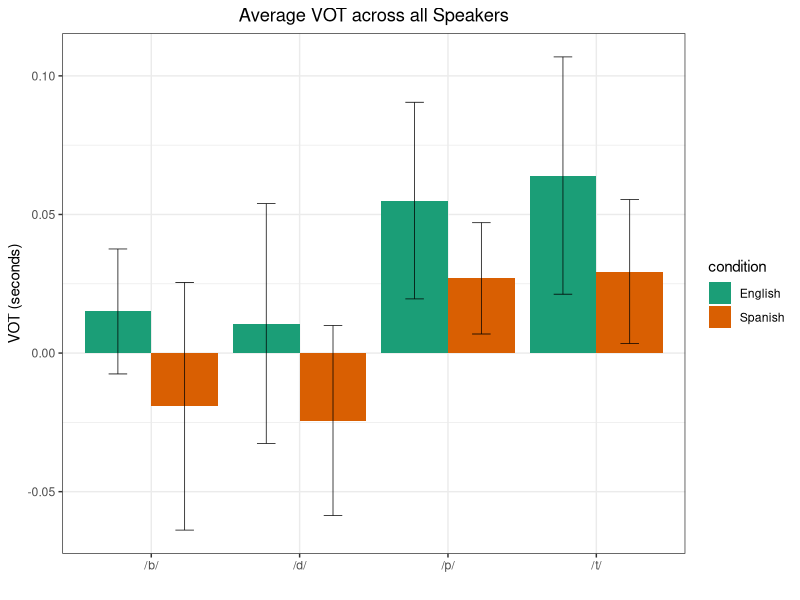
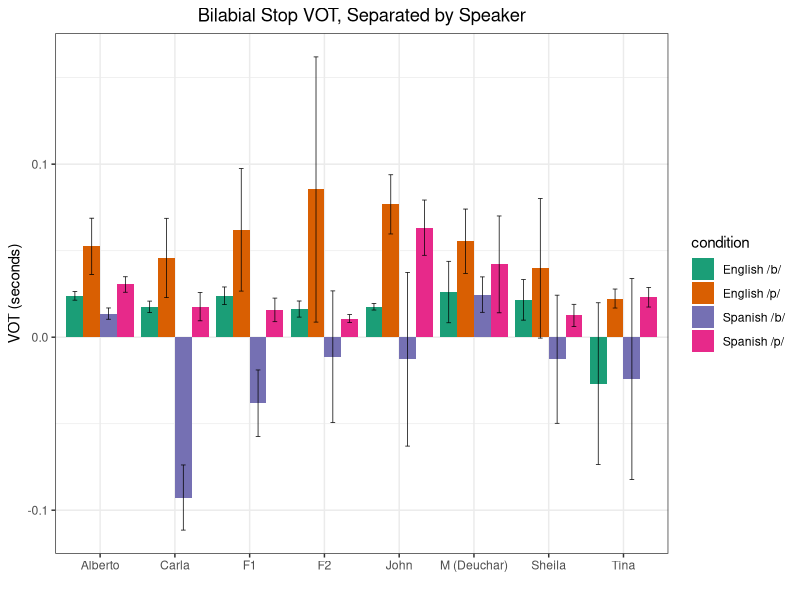
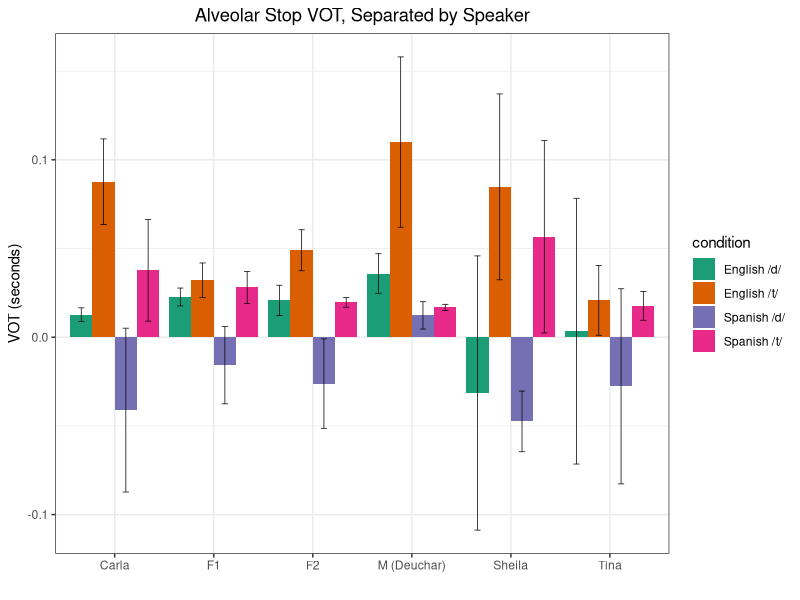

Write the R code that produced these figures, in order.
################################################################
# Written by Sarah Brodgen Payne, December 2020. 
# Parses the cleaned VOT input to create bar charts using GGplot 
# and run t-tests outlined in the writeup
################################################################


library(dplyr)
library(ggplot2)

#Read in the data from the CSV files 
english <- read.csv("cleaned_eng.csv")
spanish <- read.csv("cleaned_spa.csv")

#bilabial stops
english_b <-english %>% filter(Consonant == 'b')
english_p <-english %>% filter(Consonant == 'p')
spanish_b <- spanish  %>% filter(Consonant == 'b')
spanish_p <- spanish %>% filter(Consonant == 'p')

#alveolar stops
english_d <-english %>% filter(Consonant == 'd')
english_t <-english %>% filter(Consonant == 't')
spanish_d <- spanish  %>% filter(Consonant == 'd')
spanish_t <- spanish %>% filter(Consonant == 't')

#overall plot 
specie <- c(rep("/d/", 2), rep("/t/", 2), rep("/b/", 2), rep("/p/", 2))
condition <- rep(c("Spanish" , "English") , 4)
value <- c(mean(spanish_d$VOT), mean(english_d$VOT), mean(spanish_t$VOT),mean(english_t$VOT),  mean(spanish_b$VOT),mean(english_b$VOT),  mean(spanish_p$VOT),  mean(english_p$VOT))
sd <- c(sd(spanish_d$VOT), sd(english_d$VOT), sd(spanish_t$VOT), sd(english_t$VOT),  sd(spanish_b$VOT),sd(english_b$VOT),  sd(spanish_p$VOT),  sd(english_p$VOT))
data <- data.frame(specie,condition,value)
theme_set(theme_bw())
ggplot(data, aes(fill=condition, y=value, x=specie)) + 
  geom_bar(position="dodge", stat="identity") + xlab("") + scale_fill_brewer(palette="Dark2")+ ylab("VOT (seconds)") +  ggtitle("Average VOT across all Speakers") +geom_errorbar(aes(ymin=value-sd, ymax=value+sd), size=0.25, width=0.25, position=position_dodge(.9))+theme( plot.title = element_text(hjust = 0.5))

#now it's time for some t-tests
t.test(spanish_b$VOT, english_b$VOT, paired=FALSE, conf.level = 0.95)
t.test(spanish_p$VOT, english_p$VOT, paired=FALSE, conf.level = 0.95)
t.test(spanish_d$VOT, english_d$VOT, paired=FALSE, conf.level = 0.95)
t.test(spanish_t$VOT, english_t$VOT, paired=FALSE, conf.level = 0.95)


#bilabial stops for each speaker 
f1_eng_b <- english_b %>% filter(Speaker == 'ferfulice_1')
f1_eng_p <- english_p %>% filter(Speaker == 'ferfulice_1')
f2_eng_b <- english_b %>% filter(Speaker == 'ferfulice_2')
f2_eng_p <- english_p %>% filter(Speaker == 'ferfulice_2')
deuchar_eng_b <- english_b %>% filter(Speaker == 'deuchar')
deuchar_eng_p <- english_p %>% filter(Speaker == 'deuchar')
alberto_eng_b <- english_b %>% filter(Speaker == 'perez_alberto')
alberto_eng_p <- english_p %>% filter(Speaker == 'perez_alberto')
carla_eng_b <- english_b %>% filter(Speaker == 'perez_carla')
carla_eng_p <- english_p %>% filter(Speaker == 'perez_carla')
john_eng_b <- english_b %>% filter(Speaker == 'perez_john')
john_eng_p <- english_p %>% filter(Speaker == 'perez_john')
shiela_eng_b <- english_b %>% filter(Speaker == 'perez_shiela')
shiela_eng_p <- english_p %>% filter(Speaker == 'perez_shiela')
tina_eng_b <- english_b %>% filter(Speaker == 'perez_tina')
tina_eng_p <- english_p %>% filter(Speaker == 'perez_tina')

f1_spa_b <- spanish_b %>% filter(Speaker == 'ferfulice_1')
f1_spa_p <- spanish_p %>% filter(Speaker == 'ferfulice_1')
f2_spa_b <- spanish_b %>% filter(Speaker == 'ferfulice_2')
f2_spa_p <- spanish_p  %>% filter(Speaker == 'ferfulice_2')
deuchar_spa_b <- spanish_b %>% filter(Speaker == 'deuchar')
deuchar_spa_p <- spanish_p %>% filter(Speaker == 'deuchar')
alberto_spa_b <- spanish_b %>% filter(Speaker == 'perez_alberto')
alberto_spa_p <- spanish_p %>% filter(Speaker == 'perez_alberto')
carla_spa_b <- spanish_b %>% filter(Speaker == 'perez_carla')
carla_spa_p <- spanish_p %>% filter(Speaker == 'perez_carla')
john_spa_b <- spanish_b %>% filter(Speaker == 'perez_john')
john_spa_p <- spanish_p  %>% filter(Speaker == 'perez_john')
shiela_spa_b <- spanish_b %>% filter(Speaker == 'perez_shiela')
shiela_spa_p <- spanish_p  %>% filter(Speaker == 'perez_shiela')
tina_spa_b <- spanish_b %>% filter(Speaker == 'perez_tina')
tina_spa_p <- spanish_p  %>% filter(Speaker == 'perez_tina')

specie <- c(rep("F1", 4), rep("F2", 4), rep("M (Deuchar)", 4), rep("Alberto", 4), rep("Carla", 4), rep("John", 4),  rep("Sheila", 4),  rep("Tina", 4))
condition <- rep(c("English /b/", "English /p/", "Spanish /b/", "Spanish /p/") , 8)
value <- c(mean(f1_eng_b$VOT), mean(f1_eng_p$VOT), mean(f1_spa_b$VOT), mean(f1_spa_p$VOT),mean(f2_eng_b$VOT), mean(f2_eng_p$VOT), mean(f2_spa_b$VOT), mean(f2_spa_p$VOT), mean(deuchar_eng_b$VOT), mean(deuchar_eng_p$VOT), mean(deuchar_spa_b$VOT), mean(deuchar_spa_p$VOT),  mean(alberto_eng_b$VOT), mean(alberto_eng_p$VOT), mean(alberto_spa_b$VOT), mean(alberto_spa_p$VOT),  mean(carla_eng_b$VOT), mean(carla_eng_p$VOT), mean(carla_spa_b$VOT), mean(carla_spa_p$VOT),  mean(john_eng_b$VOT), mean(john_eng_p$VOT), mean(john_spa_b$VOT), mean(john_spa_p$VOT),  mean(shiela_eng_b$VOT), mean(shiela_eng_p$VOT), mean(shiela_spa_b$VOT), mean(shiela_spa_p$VOT), mean(tina_eng_b$VOT), mean(tina_eng_p$VOT), mean(tina_spa_b$VOT), mean(tina_spa_p$VOT))
sd <- c(sd(f1_eng_b$VOT), sd(f1_eng_p$VOT), sd(f1_spa_b$VOT), sd(f1_spa_p$VOT), sd(f2_eng_b$VOT), sd(f2_eng_p$VOT), sd(f2_spa_b$VOT), sd(f2_spa_p$VOT), sd(deuchar_eng_b$VOT), sd(deuchar_eng_p$VOT), sd(deuchar_spa_b$VOT), sd(deuchar_spa_p$VOT),  sd(alberto_eng_b$VOT), sd(alberto_eng_p$VOT), sd(alberto_spa_b$VOT), sd(alberto_spa_p$VOT), sd(carla_eng_b$VOT), sd(carla_eng_p$VOT), sd(carla_spa_b$VOT), sd(carla_spa_p$VOT), sd(john_eng_b$VOT), sd(john_eng_p$VOT), sd(john_spa_b$VOT), sd(john_spa_p$VOT),  sd(shiela_eng_b$VOT), sd(shiela_eng_p$VOT), sd(shiela_spa_b$VOT), sd(shiela_spa_p$VOT),sd(tina_eng_b$VOT), sd(tina_eng_p$VOT), sd(tina_spa_b$VOT),sd(tina_spa_p$VOT))
data <- data.frame(specie,condition,value)
theme_set(theme_bw())
ggplot(data, aes(fill=condition, y=value, x=specie)) + 
  geom_bar(position="dodge", stat="identity") + xlab("") + scale_fill_brewer(palette="Dark2")+ ylab("VOT (seconds)") +  ggtitle("Bilabial Stop VOT, Separated by Speaker") +geom_errorbar(aes(ymin=value-sd, ymax=value+sd), size=0.25, width=0.25, position=position_dodge(.9))+theme( plot.title = element_text(hjust = 0.5))



#alveolar stops for each speaker 
f1_eng_d <- english_d %>% filter(Speaker == 'ferfulice_1')
f1_eng_t <- english_t %>% filter(Speaker == 'ferfulice_1')
f2_eng_d <- english_d %>% filter(Speaker == 'ferfulice_2')
f2_eng_t <- english_t %>% filter(Speaker == 'ferfulice_2')
deuchar_eng_d <- english_d %>% filter(Speaker == 'deuchar')
deuchar_eng_t <- english_t %>% filter(Speaker == 'deuchar')
carla_eng_d <- english_d %>% filter(Speaker == 'perez_carla')
carla_eng_t <- english_t %>% filter(Speaker == 'perez_carla')
shiela_eng_d <- english_d %>% filter(Speaker == 'perez_shiela')
shiela_eng_t <- english_t %>% filter(Speaker == 'perez_shiela')
tina_eng_d <- english_d %>% filter(Speaker == 'perez_tina')
tina_eng_t <- english_t %>% filter(Speaker == 'perez_tina')

f1_spa_d <- spanish_d %>% filter(Speaker == 'ferfulice_1')
f1_spa_t <- spanish_t %>% filter(Speaker == 'ferfulice_1')
f2_spa_d <- spanish_d %>% filter(Speaker == 'ferfulice_2')
f2_spa_t <- spanish_t  %>% filter(Speaker == 'ferfulice_2')
deuchar_spa_d <- spanish_d %>% filter(Speaker == 'deuchar')
deuchar_spa_t <- spanish_t %>% filter(Speaker == 'deuchar')
carla_spa_d <- spanish_d %>% filter(Speaker == 'perez_carla')
carla_spa_t <- spanish_t %>% filter(Speaker == 'perez_carla')
shiela_spa_d <- spanish_d %>% filter(Speaker == 'perez_shiela')
shiela_spa_t <- spanish_t  %>% filter(Speaker == 'perez_shiela')
tina_spa_d <- spanish_d %>% filter(Speaker == 'perez_tina')
tina_spa_t <- spanish_t  %>% filter(Speaker == 'perez_tina')

specie <- c(rep("F1", 4), rep("F2", 4), rep("M (Deuchar)", 4), rep("Carla", 4),  rep("Sheila", 4),  rep("Tina", 4))
condition <- rep(c("English /d/", "English /t/", "Spanish /d/", "Spanish /t/") , 6)
value <- c(mean(f1_eng_d$VOT), mean(f1_eng_t$VOT), mean(f1_spa_d$VOT), mean(f1_spa_t$VOT),mean(f2_eng_d$VOT), mean(f2_eng_t$VOT), mean(f2_spa_d$VOT), mean(f2_spa_t$VOT), mean(deuchar_eng_d$VOT), mean(deuchar_eng_t$VOT), mean(deuchar_spa_d$VOT), mean(deuchar_spa_t$VOT), mean(carla_eng_d$VOT), mean(carla_eng_t$VOT), mean(carla_spa_d$VOT), mean(carla_spa_t$VOT), mean(shiela_eng_d$VOT), mean(shiela_eng_t$VOT), mean(shiela_spa_d$VOT), mean(shiela_spa_t$VOT), mean(tina_eng_d$VOT), mean(tina_eng_t$VOT), mean(tina_spa_d$VOT), mean(tina_spa_t$VOT))
sd <- c(sd(f1_eng_d$VOT), sd(f1_eng_t$VOT), sd(f1_spa_d$VOT), sd(f1_spa_t$VOT), sd(f2_eng_d$VOT), sd(f2_eng_t$VOT), sd(f2_spa_d$VOT), sd(f2_spa_t$VOT), sd(deuchar_eng_d$VOT), sd(deuchar_eng_t$VOT), sd(deuchar_spa_d$VOT), sd(deuchar_spa_t$VOT), sd(carla_eng_d$VOT), sd(carla_eng_t$VOT), sd(carla_spa_d$VOT), sd(carla_spa_t$VOT), sd(shiela_eng_d$VOT), sd(shiela_eng_t$VOT), sd(shiela_spa_d$VOT), sd(shiela_spa_t$VOT),sd(tina_eng_d$VOT), sd(tina_eng_t$VOT), sd(tina_spa_d$VOT),sd(tina_spa_t$VOT))
data <- data.frame(specie,condition,value)
theme_set(theme_bw())
ggplot(data, aes(fill=condition, y=value, x=specie)) + 
  geom_bar(position="dodge", stat="identity") + xlab("") + scale_fill_brewer(palette="Dark2")+ ylab("VOT (seconds)") +  ggtitle("Alveolar Stop VOT, Separated by Speaker") +geom_errorbar(aes(ymin=value-sd, ymax=value+sd), size=0.25, width=0.25, position=position_dodge(.9))+theme( plot.title = element_text(hjust = 0.5))

#birthplace t-tests for English 
american_eng_b <- english_b %>% filter(Speaker != 'ferfulice_2' & Speaker != 'ferfulice_1' & Speaker != 'perez_tina')
spanish_eng_b <- english_b %>% filter(Speaker == 'ferfulice_2' | Speaker == 'ferfulice_1' | Speaker == 'perez_tina')
t.test(american_eng_b$VOT, spanish_eng_b$VOT, paired = FALSE, conf.level = 0.95)
american_eng_p <- english_p %>% filter(Speaker != 'ferfulice_2' & Speaker != 'ferfulice_1' & Speaker != 'perez_tina')
spanish_eng_p <- english_p %>% filter(Speaker == 'ferfulice_2' | Speaker == 'ferfulice_1' | Speaker == 'perez_tina')
t.test(american_eng_p$VOT, spanish_eng_p$VOT, paired = FALSE, conf.level = 0.95)
american_eng_d <- english_d %>% filter(Speaker != 'ferfulice_2' & Speaker != 'ferfulice_1' & Speaker != 'perez_tina')
spanish_eng_d <- english_d %>% filter(Speaker == 'ferfulice_2' | Speaker == 'ferfulice_1' | Speaker == 'perez_tina')
t.test(american_eng_d$VOT, spanish_eng_d$VOT, paired = FALSE, conf.level = 0.95)
american_eng_t <- english_t %>% filter(Speaker != 'ferfulice_2' & Speaker != 'ferfulice_1' & Speaker != 'perez_tina')
spanish_eng_t <- english_t %>% filter(Speaker == 'ferfulice_2' | Speaker == 'ferfulice_1' | Speaker == 'perez_tina')
t.test(american_eng_t$VOT, spanish_eng_t$VOT, paired = FALSE, conf.level = 0.95)


#birthplace t-tests for Spanish
american_spa_b <- spanish_b %>% filter(Speaker != 'ferfulice_2' & Speaker != 'ferfulice_1' & Speaker != 'perez_tina')
spanish_spa_b <- spanish_b %>% filter(Speaker == 'ferfulice_2' | Speaker == 'ferfulice_1' | Speaker == 'perez_tina')
t.test(american_spa_b$VOT, spanish_spa_b$VOT, paired = FALSE, conf.level = 0.95)
american_spa_p <- spanish_p %>% filter(Speaker != 'ferfulice_2' & Speaker != 'ferfulice_1' & Speaker != 'perez_tina')
spanish_spa_p <- spanish_p %>% filter(Speaker == 'ferfulice_2' | Speaker == 'ferfulice_1' | Speaker == 'perez_tina')
t.test(american_spa_p$VOT, spanish_spa_p$VOT, paired = FALSE, conf.level = 0.95)
american_spa_d <- spanish_d %>% filter(Speaker != 'ferfulice_2' & Speaker != 'ferfulice_1' & Speaker != 'perez_tina')
spanish_spa_d <- spanish_d %>% filter(Speaker == 'ferfulice_2' | Speaker == 'ferfulice_1' | Speaker == 'perez_tina')
t.test(american_spa_d$VOT, spanish_spa_d$VOT, paired = FALSE, conf.level = 0.95)
american_spa_t <- spanish_t %>% filter(Speaker != 'ferfulice_2' & Speaker != 'ferfulice_1' & Speaker != 'perez_tina')
spanish_spa_t <- spanish_t %>% filter(Speaker == 'ferfulice_2' | Speaker == 'ferfulice_1' | Speaker == 'perez_tina')
t.test(american_spa_t$VOT, spanish_spa_t$VOT, paired = FALSE, conf.level = 0.95)

#nationality t-tests for English 
american_eng_b <- english_b %>% filter(Speaker != 'ferfulice_2' & Speaker != 'ferfulice_1' )
spanish_eng_b <- english_b %>% filter(Speaker == 'ferfulice_2' | Speaker == 'ferfulice_1')
t.test(american_eng_b$VOT, spanish_eng_b$VOT, paired = FALSE, conf.level = 0.95)
american_eng_p <- english_p %>% filter(Speaker != 'ferfulice_2' & Speaker != 'ferfulice_1')
spanish_eng_p <- english_p %>% filter(Speaker == 'ferfulice_2' | Speaker == 'ferfulice_1' )
t.test(american_eng_p$VOT, spanish_eng_p$VOT, paired = FALSE, conf.level = 0.95)
american_eng_d <- english_d %>% filter(Speaker != 'ferfulice_2' & Speaker != 'ferfulice_1' )
spanish_eng_d <- english_d %>% filter(Speaker == 'ferfulice_2' | Speaker == 'ferfulice_1' )
t.test(american_eng_d$VOT, spanish_eng_d$VOT, paired = FALSE, conf.level = 0.95)
american_eng_t <- english_t %>% filter(Speaker != 'ferfulice_2' & Speaker != 'ferfulice_1' )
spanish_eng_t <- english_t %>% filter(Speaker == 'ferfulice_2' | Speaker == 'ferfulice_1' )
t.test(american_eng_t$VOT, spanish_eng_t$VOT, paired = FALSE, conf.level = 0.95)


#nationality t-tests for Spanish
american_spa_b <- spanish_b %>% filter(Speaker != 'ferfulice_2' & Speaker != 'ferfulice_1' )
spanish_spa_b <- spanish_b %>% filter(Speaker == 'ferfulice_2' | Speaker == 'ferfulice_1' )
t.test(american_spa_b$VOT, spanish_spa_b$VOT, paired = FALSE, conf.level = 0.95)
american_spa_p <- spanish_p %>% filter(Speaker != 'ferfulice_2' & Speaker != 'ferfulice_1' )
spanish_spa_p <- spanish_p %>% filter(Speaker == 'ferfulice_2' | Speaker == 'ferfulice_1' )
t.test(american_spa_p$VOT, spanish_spa_p$VOT, paired = FALSE, conf.level = 0.95)
american_spa_d <- spanish_d %>% filter(Speaker != 'ferfulice_2' & Speaker != 'ferfulice_1')
spanish_spa_d <- spanish_d %>% filter(Speaker == 'ferfulice_2' | Speaker == 'ferfulice_1')
t.test(american_spa_d$VOT, spanish_spa_d$VOT, paired = FALSE, conf.level = 0.95)
american_spa_t <- spanish_t %>% filter(Speaker != 'ferfulice_2' & Speaker != 'ferfulice_1' )
spanish_spa_t <- spanish_t %>% filter(Speaker == 'ferfulice_2' | Speaker == 'ferfulice_1' )
t.test(american_spa_t$VOT, spanish_spa_t$VOT, paired = FALSE, conf.level = 0.95)





#mother's L1 t-tests for English 
american_eng_b <- english_b %>% filter(Speaker != 'perez_shiela' & Speaker != 'perez_carla' & Speaker != 'perez_tina')
spanish_eng_b <- english_b %>% filter(Speaker == 'perez_shiela' | Speaker == 'perez_carla' | Speaker == 'perez_tina')
t.test(american_eng_b$VOT, spanish_eng_b$VOT, paired = FALSE, conf.level = 0.95)
american_eng_p <- english_p %>% filter(Speaker != 'perez_shiela' & Speaker != 'perez_carla' & Speaker != 'perez_tina')
spanish_eng_p <- english_p %>% filter(Speaker == 'perez_shiela' | Speaker == 'perez_carla' | Speaker == 'perez_tina')
t.test(american_eng_p$VOT, spanish_eng_p$VOT, paired = FALSE, conf.level = 0.95)
american_eng_d <- english_d %>% filter(Speaker != 'perez_shiela' & Speaker != 'perez_carla' & Speaker != 'perez_tina')
spanish_eng_d <- english_d %>% filter(Speaker == 'perez_shiela' | Speaker == 'perez_carla' | Speaker == 'perez_tina')
t.test(american_eng_d$VOT, spanish_eng_d$VOT, paired = FALSE, conf.level = 0.95)
american_eng_t <- english_t %>% filter(Speaker != 'perez_shiela' & Speaker != 'perez_carla' & Speaker != 'perez_tina' )
spanish_eng_t <- english_t %>% filter(Speaker == 'perez_shiela' | Speaker == 'perez_carla' | Speaker == 'perez_tina')
t.test(american_eng_t$VOT, spanish_eng_t$VOT, paired = FALSE, conf.level = 0.95)


#mother's L1 t-tests for Spanish
american_spa_b <- spanish_b %>% filter(Speaker != 'perez_shiela' & Speaker != 'perez_carla' & Speaker != 'perez_tina' )
spanish_spa_b <- spanish_b %>% filter(Speaker == 'perez_shiela' | Speaker == 'perez_carla' | Speaker == 'perez_tina')
t.test(american_spa_b$VOT, spanish_spa_b$VOT, paired = FALSE, conf.level = 0.95)
american_spa_p <- spanish_p %>% filter(Speaker != 'perez_shiela' & Speaker != 'perez_carla' & Speaker != 'perez_tina' )
spanish_spa_p <- spanish_p %>% filter(Speaker == 'perez_shiela' | Speaker == 'perez_carla' | Speaker == 'perez_tina')
t.test(american_spa_p$VOT, spanish_spa_p$VOT, paired = FALSE, conf.level = 0.95)
american_spa_d <- spanish_d %>% filter(Speaker != 'perez_shiela' & Speaker != 'perez_carla' & Speaker != 'perez_tina')
spanish_spa_d <- spanish_d %>% filter(Speaker == 'perez_shiela' | Speaker == 'perez_carla' | Speaker == 'perez_tina')
t.test(american_spa_d$VOT, spanish_spa_d$VOT, paired = FALSE, conf.level = 0.95)
american_spa_t <- spanish_t %>% filter(Speaker != 'perez_shiela' & Speaker != 'perez_carla' & Speaker != 'perez_tina')
spanish_spa_t <- spanish_t %>% filter(Speaker == 'perez_shiela' | Speaker == 'perez_carla' | Speaker == 'perez_tina')
t.test(american_spa_t$VOT, spanish_spa_t$VOT, paired = FALSE, conf.level = 0.95)



#father's L1 t-tests for English 
american_eng_b <- english_b %>% filter(Speaker == 'perez_alberto' | Speaker == 'perez_carla' | Speaker == 'perez_tina')
spanish_eng_b <- english_b %>% filter(Speaker == 'ferfulice_1' | Speaker == 'ferfulice_2' | Speaker == 'deuchar' | Speaker == 'perez_john' )
t.test(american_eng_b$VOT, spanish_eng_b$VOT, paired = FALSE, conf.level = 0.95)
american_eng_p <- english_p %>% filter(Speaker == 'perez_alberto' | Speaker == 'perez_carla' | Speaker == 'perez_tina')
spanish_eng_p <- english_p %>% filter(Speaker == 'ferfulice_1' | Speaker == 'ferfulice_2' | Speaker == 'deuchar' | Speaker == 'perez_john' )
t.test(american_eng_p$VOT, spanish_eng_p$VOT, paired = FALSE, conf.level = 0.95)
mean(american_eng_p$VOT)
american_eng_d <- english_d %>% filter(Speaker == 'perez_alberto' | Speaker == 'perez_carla' | Speaker == 'perez_tina')
spanish_eng_d <- english_d %>% filter(Speaker == 'ferfulice_1' | Speaker == 'ferfulice_2' | Speaker == 'deuchar' | Speaker == 'perez_john' )
t.test(american_eng_d$VOT, spanish_eng_d$VOT, paired = FALSE, conf.level = 0.95)
american_eng_t <- english_t %>% filter(Speaker == 'perez_alberto' | Speaker == 'perez_carla' | Speaker == 'perez_tina')
spanish_eng_t <- english_t %>% filter(Speaker == 'ferfulice_1' | Speaker == 'ferfulice_2' | Speaker == 'deuchar' | Speaker == 'perez_john' )
t.test(american_eng_t$VOT, spanish_eng_t$VOT, paired = FALSE, conf.level = 0.95)


#father's L1 t-tests for Spanish
american_spa_b <- spanish_b %>% filter(Speaker == 'perez_alberto' | Speaker == 'perez_carla' | Speaker == 'perez_tina')
spanish_spa_b <- spanish_b %>% filter(Speaker == 'ferfulice_1' | Speaker == 'ferfulice_2' | Speaker == 'deuchar' | Speaker == 'perez_john' )
t.test(american_spa_b$VOT, spanish_spa_b$VOT, paired = FALSE, conf.level = 0.95)
american_spa_p <- spanish_p %>% filter(Speaker == 'perez_alberto' | Speaker == 'perez_carla' | Speaker == 'perez_tina')
spanish_spa_p <- spanish_p %>% filter(Speaker == 'ferfulice_1' | Speaker == 'ferfulice_2' | Speaker == 'deuchar' | Speaker == 'perez_john' )
t.test(american_spa_p$VOT, spanish_spa_p$VOT, paired = FALSE, conf.level = 0.95)
american_spa_d <- spanish_d %>% filter(Speaker == 'perez_alberto' | Speaker == 'perez_carla' | Speaker == 'perez_tina')
spanish_spa_d <- spanish_d %>% filter(Speaker == 'ferfulice_1' | Speaker == 'ferfulice_2' | Speaker == 'deuchar' | Speaker == 'perez_john' )
t.test(american_spa_d$VOT, spanish_spa_d$VOT, paired = FALSE, conf.level = 0.95)
american_spa_t <- spanish_t %>% filter(Speaker == 'perez_alberto' | Speaker == 'perez_carla' | Speaker == 'perez_tina')
spanish_spa_t <- spanish_t %>% filter(Speaker == 'ferfulice_1' | Speaker == 'ferfulice_2' | Speaker == 'deuchar' | Speaker == 'perez_john' )
t.test(american_spa_t$VOT, spanish_spa_t$VOT, paired = FALSE, conf.level = 0.95)


#Language used by mother t-tests for English 
american_eng_b <- english_b %>% filter(Speaker == 'ferfulice_1' | Speaker == 'ferfulice_2' | Speaker == 'perez_john')
spanish_eng_b <- english_b %>% filter(Speaker == 'perez_carla' | Speaker == 'perez_shiela' | Speaker == 'perez_tina' )
t.test(american_eng_b$VOT, spanish_eng_b$VOT, paired = FALSE, conf.level = 0.95)
american_eng_p <- english_p %>% filter(Speaker == 'ferfulice_1' | Speaker == 'ferfulice_2' | Speaker == 'perez_john')
spanish_eng_p <- english_p %>% filter(Speaker == 'perez_carla' | Speaker == 'perez_shiela' | Speaker == 'perez_tina' )
t.test(american_eng_p$VOT, spanish_eng_p$VOT, paired = FALSE, conf.level = 0.95)
american_eng_d <- english_d %>% filter(Speaker == 'ferfulice_1' | Speaker == 'ferfulice_2' | Speaker == 'perez_john')
spanish_eng_d <- english_d %>%filter(Speaker == 'perez_carla' | Speaker == 'perez_shiela' | Speaker == 'perez_tina' )
t.test(american_eng_d$VOT, spanish_eng_d$VOT, paired = FALSE, conf.level = 0.95)
american_eng_t <- english_t %>% filter(Speaker == 'ferfulice_1' | Speaker == 'ferfulice_2' | Speaker == 'perez_john')
spanish_eng_t <- english_t %>% filter(Speaker == 'perez_carla' | Speaker == 'perez_shiela' | Speaker == 'perez_tina' )
t.test(american_eng_t$VOT, spanish_eng_t$VOT, paired = FALSE, conf.level = 0.95)


#Language used by mother t-tests for Spanish
american_spa_b <- spanish_b %>% filter(Speaker == 'ferfulice_1' | Speaker == 'ferfulice_2' | Speaker == 'perez_john')
spanish_spa_b <- spanish_b %>% filter(Speaker == 'perez_carla' | Speaker == 'perez_shiela' | Speaker == 'perez_tina' )
t.test(american_spa_b$VOT, spanish_spa_b$VOT, paired = FALSE, conf.level = 0.95)
american_spa_p <- spanish_p %>% filter(Speaker == 'ferfulice_1' | Speaker == 'ferfulice_2' | Speaker == 'perez_john')
spanish_spa_p <- spanish_p %>% filter(Speaker == 'perez_carla' | Speaker == 'perez_shiela' | Speaker == 'perez_tina' )
t.test(american_spa_p$VOT, spanish_spa_p$VOT, paired = FALSE, conf.level = 0.95)
american_spa_d <- spanish_d %>% filter(Speaker == 'ferfulice_1' | Speaker == 'ferfulice_2' | Speaker == 'perez_john')
spanish_spa_d <- spanish_d %>% filter(Speaker == 'perez_carla' | Speaker == 'perez_shiela' | Speaker == 'perez_tina' )
t.test(american_spa_d$VOT, spanish_spa_d$VOT, paired = FALSE, conf.level = 0.95)
american_spa_t <- spanish_t %>% filter(Speaker == 'ferfulice_1' | Speaker == 'ferfulice_2' | Speaker == 'perez_john')
spanish_spa_t <- spanish_t %>% filter(Speaker == 'perez_carla' | Speaker == 'perez_shiela' | Speaker == 'perez_tina' )
t.test(american_spa_t$VOT, spanish_spa_t$VOT, paired = FALSE, conf.level = 0.95)


#Language used by father t-tests for English 
american_eng_b <- english_b %>% filter(Speaker == 'perez_alberto' | Speaker == 'perez_shiela')
spanish_eng_b <- english_b %>% filter(Speaker == 'perez_carla' | Speaker == 'perez_tina' | Speaker == 'deuchar' | Speaker == 'ferfulice_1' | Speaker == 'ferfulice_2' )
t.test(american_eng_b$VOT, spanish_eng_b$VOT, paired = FALSE, conf.level = 0.95)
american_eng_p <- english_p %>% filter(Speaker == 'perez_alberto' | Speaker == 'perez_shiela')
spanish_eng_p <- english_p %>% filter(Speaker == 'perez_carla' | Speaker == 'perez_tina' | Speaker == 'deuchar' | Speaker == 'ferfulice_1' | Speaker == 'ferfulice_2' )
t.test(american_eng_p$VOT, spanish_eng_p$VOT, paired = FALSE, conf.level = 0.95)
american_eng_d <- english_d %>% filter(Speaker == 'perez_alberto' | Speaker == 'perez_shiela')
spanish_eng_d <- english_d %>%filter(Speaker == 'perez_carla' | Speaker == 'perez_tina' | Speaker == 'deuchar' | Speaker == 'ferfulice_1' | Speaker == 'ferfulice_2' )
t.test(american_eng_d$VOT, spanish_eng_d$VOT, paired = FALSE, conf.level = 0.95)
american_eng_t <- english_t %>% filter(Speaker == 'perez_alberto' | Speaker == 'perez_shiela')
spanish_eng_t <- english_t %>% filter(Speaker == 'perez_carla' | Speaker == 'perez_tina' | Speaker == 'deuchar' | Speaker == 'ferfulice_1' | Speaker == 'ferfulice_2' )
t.test(american_eng_t$VOT, spanish_eng_t$VOT, paired = FALSE, conf.level = 0.95)


#Language used by father t-tests for Spanish
american_spa_b <- spanish_b %>% filter(Speaker == 'perez_alberto' | Speaker == 'perez_shiela')
spanish_spa_b <- spanish_b %>% filter(Speaker == 'perez_carla' | Speaker == 'perez_tina' | Speaker == 'deuchar' | Speaker == 'ferfulice_1' | Speaker == 'ferfulice_2' )
t.test(american_spa_b$VOT, spanish_spa_b$VOT, paired = FALSE, conf.level = 0.95)
american_spa_p <- spanish_p %>% filter(Speaker == 'perez_alberto' | Speaker == 'perez_shiela')
spanish_spa_p <- spanish_p %>% filter(Speaker == 'perez_carla' | Speaker == 'perez_tina' | Speaker == 'deuchar' | Speaker == 'ferfulice_1' | Speaker == 'ferfulice_2' )
t.test(american_spa_p$VOT, spanish_spa_p$VOT, paired = FALSE, conf.level = 0.95)
american_spa_d <- spanish_d %>% filter(Speaker == 'perez_alberto' | Speaker == 'perez_shiela')
spanish_spa_d <- spanish_d %>% filter(Speaker == 'perez_carla' | Speaker == 'perez_tina' | Speaker == 'deuchar' | Speaker == 'ferfulice_1' | Speaker == 'ferfulice_2' )
t.test(american_spa_d$VOT, spanish_spa_d$VOT, paired = FALSE, conf.level = 0.95)
american_spa_t <- spanish_t %>% filter(Speaker == 'perez_alberto' | Speaker == 'perez_shiela')
spanish_spa_t <- spanish_t %>% filter(Speaker == 'perez_carla' | Speaker == 'perez_tina' | Speaker == 'deuchar' | Speaker == 'ferfulice_1' | Speaker == 'ferfulice_2' )
t.test(american_spa_t$VOT, spanish_spa_t$VOT, paired = FALSE, conf.level = 0.95)



#Mother L2 t-tests for English 
american_eng_b <- english_b %>% filter(Speaker == 'perez_alberto' | Speaker == 'deuchar')
spanish_eng_b <- english_b %>% filter(Speaker != 'perez_alberto' & Speaker != 'deuchar' )
t.test(american_eng_b$VOT, spanish_eng_b$VOT, paired = FALSE, conf.level = 0.95)
american_eng_p <- english_p %>% filter(Speaker == 'perez_alberto' | Speaker == 'deuchar')
spanish_eng_p <- english_p %>% filter(Speaker != 'perez_alberto' & Speaker != 'deuchar' )
t.test(american_eng_p$VOT, spanish_eng_p$VOT, paired = FALSE, conf.level = 0.95)
american_eng_d <- english_d %>% filter(Speaker == 'perez_alberto' | Speaker == 'deuchar')
spanish_eng_d <- english_d %>%filter(Speaker != 'perez_alberto' & Speaker != 'deuchar' )
t.test(american_eng_d$VOT, spanish_eng_d$VOT, paired = FALSE, conf.level = 0.95)
american_eng_t <- english_t %>% filter(Speaker == 'perez_alberto' | Speaker == 'deuchar')
spanish_eng_t <- english_t %>% filter(Speaker != 'perez_alberto' & Speaker != 'deuchar' )
t.test(american_eng_t$VOT, spanish_eng_t$VOT, paired = FALSE, conf.level = 0.95)


#Mother L2 t-tests for Spanish
american_spa_b <- spanish_b %>% filter(Speaker == 'perez_alberto' | Speaker == 'deuchar')
spanish_spa_b <- spanish_b %>% filter(Speaker != 'perez_alberto' & Speaker != 'deuchar' )
t.test(american_spa_b$VOT, spanish_spa_b$VOT, paired = FALSE, conf.level = 0.95)
american_spa_p <- spanish_p %>% filter(Speaker == 'perez_alberto' | Speaker == 'deuchar')
spanish_spa_p <- spanish_p %>% filter(Speaker != 'perez_alberto' & Speaker != 'deuchar' )
t.test(american_spa_p$VOT, spanish_spa_p$VOT, paired = FALSE, conf.level = 0.95)
american_spa_d <- spanish_d %>% filter(Speaker == 'perez_alberto' | Speaker == 'deuchar')
spanish_spa_d <- spanish_d %>% filter(Speaker != 'perez_alberto' & Speaker != 'deuchar' )
t.test(american_spa_d$VOT, spanish_spa_d$VOT, paired = FALSE, conf.level = 0.95)
american_spa_t <- spanish_t %>% filter(Speaker == 'perez_alberto' | Speaker == 'deuchar')
spanish_spa_t <- spanish_t %>% filter(Speaker != 'perez_alberto' & Speaker != 'deuchar' )
t.test(american_spa_t$VOT, spanish_spa_t$VOT, paired = FALSE, conf.level = 0.95)



#Father English L2 t-tests for English 
american_eng_b <- english_b %>% filter(Speaker == 'perez_carla' | Speaker == 'perez_tina')
spanish_eng_b <- english_b %>% filter(Speaker != 'perez_carla' & Speaker != 'perez_tina' )
t.test(american_eng_b$VOT, spanish_eng_b$VOT, paired = FALSE, conf.level = 0.95)
american_eng_p <- english_p %>% filter(Speaker == 'perez_carla' | Speaker == 'perez_tina')
spanish_eng_p <- english_p %>% filter(Speaker != 'perez_carla' & Speaker != 'perez_tina' )
t.test(american_eng_p$VOT, spanish_eng_p$VOT, paired = FALSE, conf.level = 0.95)
american_eng_d <- english_d %>% filter(Speaker == 'perez_carla' | Speaker == 'perez_tina')
spanish_eng_d <- english_d %>%filter(Speaker != 'perez_carla' & Speaker != 'perez_tina' )
t.test(american_eng_d$VOT, spanish_eng_d$VOT, paired = FALSE, conf.level = 0.95)
american_eng_t <- english_t %>% filter(Speaker == 'perez_carla' | Speaker == 'perez_tina')
spanish_eng_t <- english_t %>% filter(Speaker != 'perez_carla' & Speaker != 'perez_tina' )
t.test(american_eng_t$VOT, spanish_eng_t$VOT, paired = FALSE, conf.level = 0.95)


#Father English L2 t-tests for Spanish
american_spa_b <- spanish_b %>% filter(Speaker == 'perez_carla' | Speaker == 'perez_tina')
spanish_spa_b <- spanish_b %>% filter(Speaker != 'perez_carla' & Speaker != 'perez_tina' )
t.test(american_spa_b$VOT, spanish_spa_b$VOT, paired = FALSE, conf.level = 0.95)
american_spa_p <- spanish_p %>% filter(Speaker == 'perez_carla' | Speaker == 'perez_tina')
spanish_spa_p <- spanish_p %>% filter(Speaker != 'perez_carla' & Speaker != 'perez_tina' )
t.test(american_spa_p$VOT, spanish_spa_p$VOT, paired = FALSE, conf.level = 0.95)
american_spa_d <- spanish_d %>% filter(Speaker == 'perez_carla' | Speaker == 'perez_tina')
spanish_spa_d <- spanish_d %>% filter(Speaker != 'perez_carla' & Speaker != 'perez_tina' )
t.test(american_spa_d$VOT, spanish_spa_d$VOT, paired = FALSE, conf.level = 0.95)
american_spa_t <- spanish_t %>% filter(Speaker == 'perez_carla' | Speaker == 'perez_tina')
spanish_spa_t <- spanish_t %>% filter(Speaker != 'perez_carla' & Speaker != 'perez_tina' )
t.test(american_spa_t$VOT, spanish_spa_t$VOT, paired = FALSE, conf.level = 0.95)



#Father Spanish L2 t-tests for English 
american_eng_b <- english_b %>% filter(Speaker == 'perez_shiela' | Speaker == 'perez_john')
spanish_eng_b <- english_b %>% filter(Speaker != 'perez_shiela' & Speaker != 'perez_john' )
t.test(american_eng_b$VOT, spanish_eng_b$VOT, paired = FALSE, conf.level = 0.95)
american_eng_p <- english_p %>% filter(Speaker == 'perez_shiela' | Speaker == 'perez_john')
spanish_eng_p <- english_p %>% filter(Speaker != 'perez_shiela' & Speaker != 'perez_john' )
t.test(american_eng_p$VOT, spanish_eng_p$VOT, paired = FALSE, conf.level = 0.95)
american_eng_d <- english_d %>% filter(Speaker == 'perez_shiela' | Speaker == 'perez_john')
spanish_eng_d <- english_d %>%filter(Speaker != 'perez_shiela' & Speaker != 'perez_john' )
t.test(american_eng_d$VOT, spanish_eng_d$VOT, paired = FALSE, conf.level = 0.95)
american_eng_t <- english_t %>% filter(Speaker == 'perez_shiela' | Speaker == 'perez_john')
spanish_eng_t <- english_t %>% filter(Speaker != 'perez_shiela' & Speaker != 'perez_john' )
t.test(american_eng_t$VOT, spanish_eng_t$VOT, paired = FALSE, conf.level = 0.95)


#Father English L2 t-tests for Spanish
american_spa_b <- spanish_b %>% filter(Speaker == 'perez_shiela' | Speaker == 'perez_john')
spanish_spa_b <- spanish_b %>% filter(Speaker != 'perez_shiela' & Speaker != 'perez_john' )
t.test(american_spa_b$VOT, spanish_spa_b$VOT, paired = FALSE, conf.level = 0.95)
american_spa_p <- spanish_p %>% filter(Speaker == 'perez_shiela' | Speaker == 'perez_john')
spanish_spa_p <- spanish_p %>% filter(Speaker != 'perez_shiela' & Speaker != 'perez_john' )
t.test(american_spa_p$VOT, spanish_spa_p$VOT, paired = FALSE, conf.level = 0.95)
american_spa_d <- spanish_d %>% filter(Speaker == 'perez_shiela' | Speaker == 'perez_john')
spanish_spa_d <- spanish_d %>% filter(Speaker != 'perez_shiela' & Speaker != 'perez_john' )
t.test(american_spa_d$VOT, spanish_spa_d$VOT, paired = FALSE, conf.level = 0.95)
american_spa_t <- spanish_t %>% filter(Speaker == 'perez_shiela' | Speaker == 'perez_john')
spanish_spa_t <- spanish_t %>% filter(Speaker != 'perez_shiela' & Speaker != 'perez_john' )
t.test(american_spa_t$VOT, spanish_spa_t$VOT, paired = FALSE, conf.level = 0.95)



